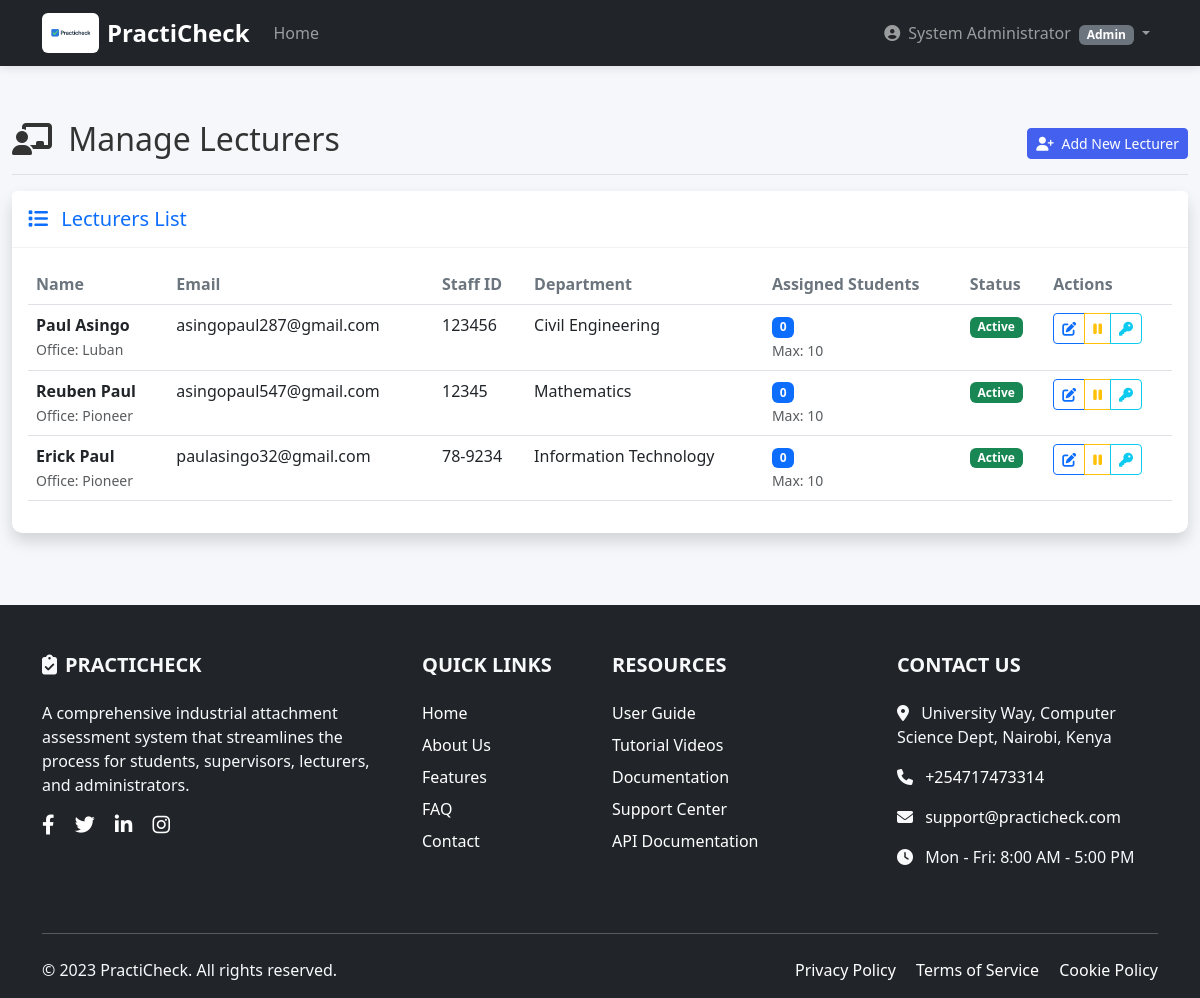
Page /attachments/admin/lecturers/ (signed in) on the earlier database version.
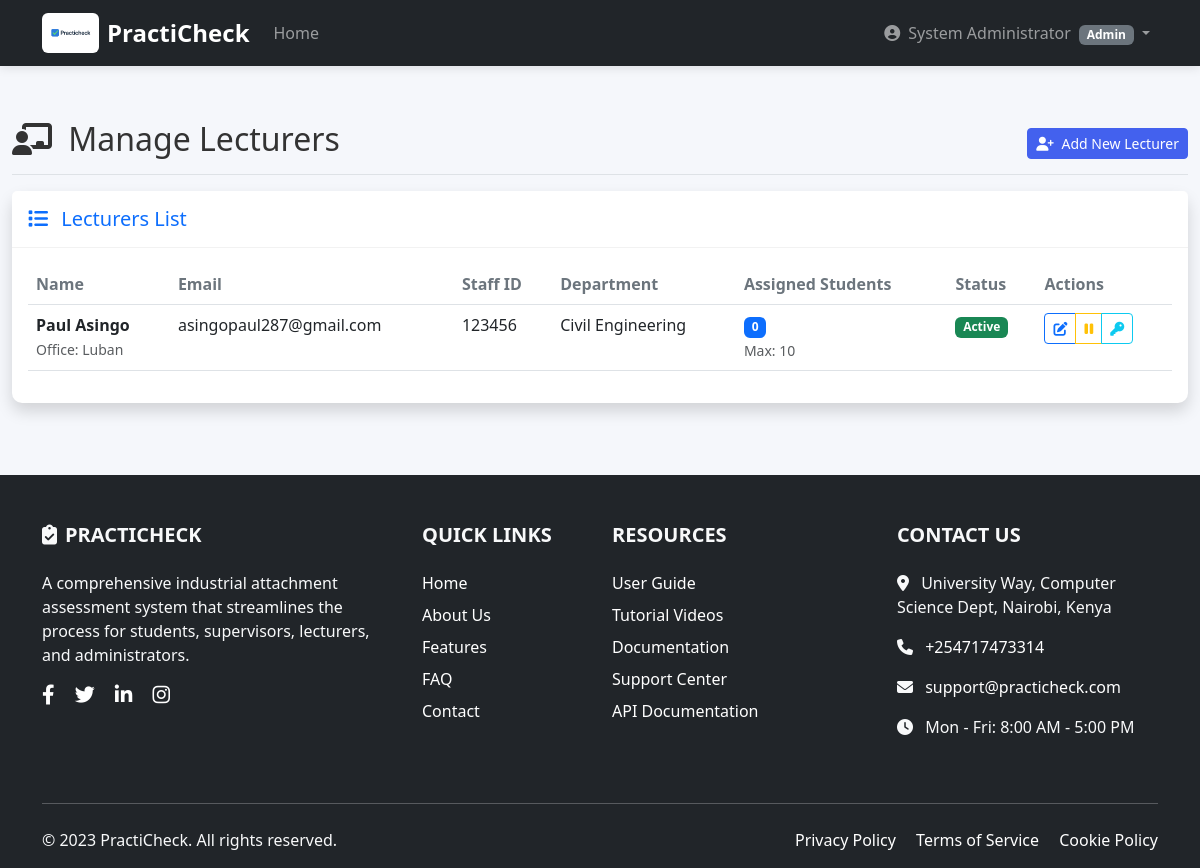
Same page on the later database version.
### attachments/models.py (models this page shows, shortened)
class Lecturer(models.Model):
    user = models.OneToOneField(User, on_delete=models.CASCADE, related_name='attachment_lecturer')
    staff_id = models.CharField(max_length=20, unique=True)
    department = models.ForeignKey(Department, on_delete=models.CASCADE, related_name='attachment_lecturers')
    phone_number = models.CharField(max_length=15, blank=True)
    office_location = models.CharField(max_length=100, blank=True)
    is_active = models.BooleanField(default=True)
    max_students = models.IntegerField(default=10)
    created_at = models.DateTimeField(auto_now_add=True)
    updated_at = models.DateTimeField(auto_now=True)

class Department(models.Model):
    name = models.CharField(max_length=200)
    code = models.CharField(max_length=10, unique=True, blank=True, null=True)
    description = models.TextField(blank=True)
    created_at = models.DateTimeField(auto_now_add=True)

### accounts/models.py (models this page shows, shortened)
class CustomUser(AbstractUser):
    username = None  # Remove default username
    USER_TYPE_CHOICES = (
        (1, "Student"),
        (2, "Supervisor"),
        (3, "Lecturer"),
        (4, "Admin"),
    )
    user_type = models.PositiveSmallIntegerField(choices=USER_TYPE_CHOICES, default=1)
    email = models.EmailField(unique=True)
    USERNAME_FIELD = 'email'
    REQUIRED_FIELDS = []  # Remove 'username' from required fields
    objects = CustomUserManager()  # Add this line

### attachments/views.py (the view, shortened to what this page needs)
# urls.py: path('admin/lecturers/', views.manage_lecturers, name='manage_lecturers'),
@login_required
@user_passes_test(is_admin)
def manage_lecturers(request):
    departments = Department.objects.all()
    lecturers = Lecturer.objects.select_related('user', 'department').prefetch_related('assigned_students').all()
    context = {
        'departments': departments,
        'lecturers': lecturers,
    }
    return render(request, 'attachments/manage_lecturers.html', context)

### accounts/context_processors.py (called while the page is built)
def user_type(request):
    return {
        'user_type': request.user.user_type if request.user.is_authenticated else None,
        'user_type_display': request.user.get_user_type_display() if request.user.is_authenticated else None,
    }

### attachments/views.py (called while the page is built)
def is_admin(user):
    return user.is_authenticated and (user.is_superuser or getattr(user, 'user_type', None) == 4)

### attachments/templates/attachments/manage_lecturers.html (shortened to what the changed rows need)
{% extends 'admin_base.html' %}
{% load static %}
{% block content %}
<div class="container-fluid py-4">
    <div class="d-flex justify-content-between flex-wrap flex-md-nowrap align-items-center pt-3 pb-2 mb-3 border-bottom">
        <h1 class="h2">
            <i class="fas fa-chalkboard-teacher me-2"></i>
            Manage Lecturers
        </h1>
    </div>
    <div class="row">
        <div class="col-12">
            <div class="card shadow">
                <div class="card-body">
                    {% if lecturers %}
                    <div class="table-responsive">
                        <table class="table table-hover" id="lecturersTable">
                            <thead>
                                <tr>
                                    <th>Name</th>
                                    <th>Email</th>
                                    <th>Staff ID</th>
                                    <th>Department</th>
                                    <th>Assigned Students</th>
                                    <th>Status</th>
                                    <th>Actions</th>
                                </tr>
                            </thead>
                            <tbody>
                                {% for lecturer in lecturers %}
                                <tr>
                                    <td>
                                        <strong>{{ lecturer.user.get_full_name }}</strong>
                                        <br>
                                        <small class="text-muted">Office: {{ lecturer.office_location|default:"Not specified" }}</small>
                                    </td>
                                    <td>{{ lecturer.user.email }}</td>
                                    <td>{{ lecturer.staff_id }}</td>
                                    <td>{{ lecturer.department.name }}</td>
                                    <td>
                                        <span class="badge bg-primary">{{ lecturer.assigned_students.count }}</span>
                                        <br>
                                        <small class="text-muted">Max: {{ lecturer.max_students }}</small>
                                    </td>
                                    <td>
                                        <span class="badge bg-{% if lecturer.is_active %}success{% else %}secondary{% endif %}">
                                            {% if lecturer.is_active %}Active{% else %}Inactive{% endif %}
                                        </span>
                                    </td>
                                    <td>
                                        <div class="btn-group btn-group-sm">
                                            <button class="btn btn-outline-primary"
                                                    data-bs-toggle="modal"
                                                    data-bs-target="#editLecturerModal"
                                                    data-lecturer-id="{{ lecturer.id }}"
                                                    data-full-name="{{ lecturer.user.get_full_name }}"
                                                    data-email="{{ lecturer.user.email }}"
                                                    data-staff-id="{{ lecturer.staff_id }}"
                                                    data-department="{{ lecturer.department.id }}"
                                                    data-phone="{{ lecturer.phone_number }}"
                                                    data-office="{{ lecturer.office_location }}"
                                                    data-max-students="{{ lecturer.max_students }}"
                                                    data-is-active="{{ lecturer.is_active }}">
                                                <i class="fas fa-edit"></i>
                                            </button>
                                            {% if lecturer.is_active %}
                                            <a href="{% url 'attachments:toggle_lecturer' lecturer.id %}"
                                               class="btn btn-outline-warning"
                                               onclick="return confirm('Deactivate this lecturer?')">
                                                <i class="fas fa-pause"></i>
                                            </a>
                                            {% else %}
                                            <a href="{% url 'attachments:toggle_lecturer' lecturer.id %}"
                                               class="btn btn-outline-success"
                                               onclick="return confirm('Activate this lecturer?')">
                                                <i class="fas fa-play"></i>
                                            </a>
                                            {% endif %}
                                            <button class="btn btn-outline-info"
                                                    onclick="resetLecturerPassword({{ lecturer.id }}, '{{ lecturer.user.get_full_name }}')"
                                                    title="Reset Password">
                                                <i class="fas fa-key"></i>
                                            </button>
                                        </div>
                                    </td>
                                </tr>
                                {% endfor %}
                            </tbody>
                        </table>
                    </div>
                    {% endif %}
                </div>
            </div>
        </div>
    </div>
</div>
{% endblock %}

Differences in the rows shown:
removed Lecturer: user.get_full_name "Reuben Paul", office_location "Pioneer", user.email "asingopaul547@gmail.com", staff_id "12345", department.name "Mathematics", assigned_students.count "0", max_students "10", is_active "Active"
removed Lecturer: user.get_full_name "Erick Paul", office_location "Pioneer", user.email "paulasingo32@gmail.com", staff_id "78-9234", department.name "Information Technology", assigned_students.count "0", max_students "10", is_active "Active"
